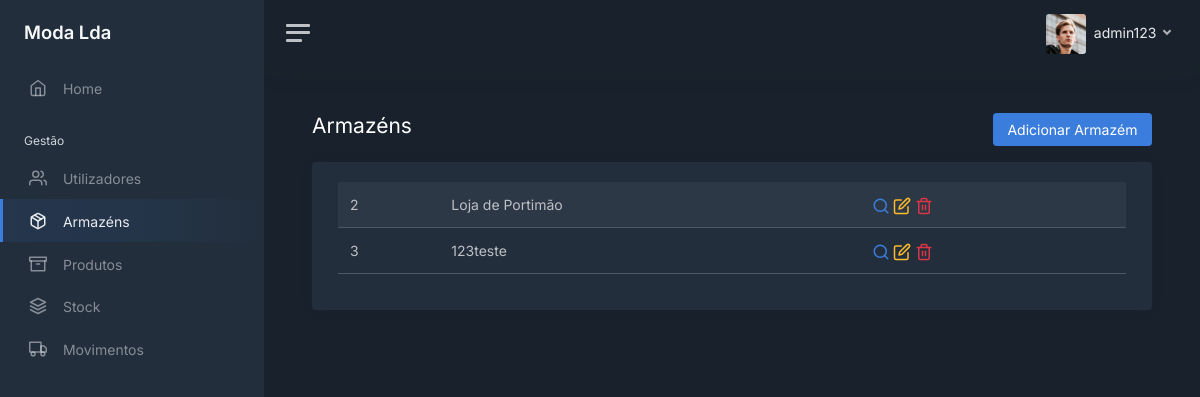
/warehouses (signed in), run on the app's committed database.
### modules/login/models.py (models this page shows, shortened)
class User(UserMixin, db.Model):
    __tablename__ = 'users'
    __table_args__ = {'extend_existing': True}
    id = db.Column(db.Integer, primary_key=True)
    username = db.Column(db.String(), unique=True)
    password = db.Column(db.String())
    role = db.Column(db.String())
    last_login = db.Column(db.DateTime, server_default=db.func.now())
    active = db.Column(db.Boolean, unique=False, default=True)

### modules/main/models.py (models this page shows, shortened)
class Warehouse(db.Model):
    __tablename__ = 'warehouses'
    __table_args__ = {'extend_existing': True}
    id = db.Column(db.Integer, primary_key=True)
    name = db.Column(db.String(), unique=True)
    address = db.Column(db.String())
    phone = db.Column(db.String())
    active = db.Column(db.Boolean, unique=False, default=True)

### modules/main/views.py (the view)
@bp.route('/warehouses')
@login_required
def warehouses():
    warehouses_query = Warehouse.query.filter_by(active=1).all()
    if current_user.role == 'admin' or current_user.role == 'gerente':
        return render_template('warehouses/warehouses_table.html', user=current_user, tab="warehouses",
                               all_warehouses=warehouses_query)
    else:
        return redirect(request.referrer or 'home')

### modules/login/models.py (called while the page is built)
@login_manager.user_loader
def load_user(user_id):
    return User.query.get(int(user_id))

### modules/main/templates/warehouses/warehouses_table.html (shortened to what this page needs)
<!DOCTYPE html>
<html lang="en">
<head>
    <link href="/static/css/dashboard.css" rel="stylesheet">
    <link href="https://cdn.datatables.net/1.13.7/css/dataTables.bootstrap5.min.css" rel="stylesheet">
</head>
{% extends 'sidebar.html' %}
{% block content %}
    <div class="row">
        <div class="col float-start">
            <h1 class="h3 mb-3">Armazéns</h1>
        </div>
        <div class="col">
            <div class="mb-3 float-end">
                <a href="/warehouses/add" class="btn btn-primary">Adicionar Armazém</a>
            </div>
        </div>
    </div>
    <div class="card">
        <div class="card-body">
            <div class="container-fluid">
                <table id="users" class="table table-striped">
                    <tbody>
                        {% for warehouse in all_warehouses %}
                            <tr>
                                <td>{{ warehouse.id }}</td>
                                <td>{{ warehouse.name }}</td>
                                <td>
                                    <a class="text-decoration-none" href="/warehouses/{{ warehouse.id }}">
                                        <i class="align-middle" data-feather="search"></i>
                                    </a>
                                    <a class="text-decoration-none" href="/warehouses/edit/{{ warehouse.id }}">
                                        <i class="align-middle text-warning" data-feather="edit"></i>
                                    </a>
                                    <a class="text-decoration-none">
                                        <form action="/warehouses/delete/{{ warehouse.id }}" method="POST" class="d-inline">
                                            <button type="submit" style="all: unset">
                                                <i class="align-middle text-danger" data-feather="trash-2"></i>
                                            </button>
                                        </form>
                                     </a>
                                </td>
                            </tr>
                        {% endfor %}
                    </tbody>
                </table>
            </div>
        </div>
    </div>
{% endblock %}

### modules/main/templates/sidebar.html (shortened to what this page needs)
<body data-theme="dark">
<div class="wrapper">
    <nav id="sidebar" class="sidebar js-sidebar">
        <div class="sidebar-content js-simplebar">
            <a class="sidebar-brand" href="/home">
                <span class="align-middle">Moda Lda</span>
            </a>
            <ul class="sidebar-nav">
                <li class="sidebar-item {% if tab == 'home' %}active{% endif %}">
                    <a class="sidebar-link" href="/home">
                        <i class="align-middle" data-feather="home"></i> <span class="align-middle">Home</span>
                    </a>
                </li>
                <li class="sidebar-header">
                    Gestão
                </li>
                {% if user.role == 'admin' or user.role == 'gerente' %}
                <li class="sidebar-item {% if tab == 'users' %}active{% endif %}">
                    <a class="sidebar-link" href="/users">
                        <i class="align-middle" data-feather="users"></i> <span class="align-middle">Utilizadores</span>
                    </a>
                </li>
                {% endif %}
                {% if user.role == 'admin' or user.role == 'gerente' %}
                <li class="sidebar-item {% if tab == 'warehouses' %}active{% endif %}">
                    <a class="sidebar-link" href="/warehouses">
                        <i class="align-middle" data-feather="package"></i> <span class="align-middle">Armazéns</span>
                    </a>
                </li>
                {% endif %}
                <li class="sidebar-item {% if tab == 'products' %}active{% endif %}">
                    <a class="sidebar-link" href="/products">
                        <i class="align-middle" data-feather="archive"></i> <span class="align-middle">Produtos</span>
                    </a>
                </li>
                <li class="sidebar-item {% if tab == 'stock' %}active{% endif %}">
                    <a class="sidebar-link" href="/stock">
                        <i class="align-middle" data-feather="layers"></i> <span class="align-middle">Stock</span>
                    </a>
                </li>
                <li class="sidebar-item {% if tab == 'movements' %}active{% endif %}">
                    <a class="sidebar-link" href="/movements">
                        <i class="align-middle" data-feather="truck"></i> <span class="align-middle">Movimentos</span>
                    </a>
                </li>
            </ul>
        </div>
    </nav>
    <div class="main">
        <nav class="navbar navbar-expand navbar-light navbar-bg">
            <a class="sidebar-toggle js-sidebar-toggle">
                <i class="hamburger align-self-center"></i>
            </a>
            <div class="navbar-collapse collapse">
                <ul class="navbar-nav navbar-align">
                    <li class="nav-item dropdown">
                        <a class="nav-link dropdown-toggle d-none d-sm-inline-block" href="#" data-bs-toggle="dropdown">
                            <img src="/static/img/avatars/avatar.jpg" class="avatar img-fluid rounded me-1"
                                 alt="{{ user.username }}"/> <span class="text-dark"> {{ user.username }} </span>
                        </a>
                    </li>
                </ul>
            </div>
        </nav>
        <main class="content">
            <div class="container-fluid p-0">
                {% block content %}
                {% endblock %}
            </div>
        </main>
    </div>
</div>
</body>
</html>

### data on the page
User: username "admin123"
Warehouse: id "2", name "Loja de Portimão"
Warehouse: id "3", name "123teste"
